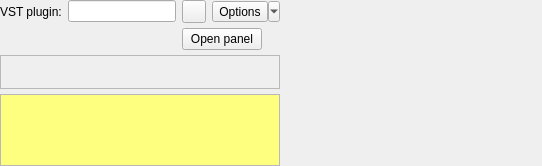
<?xml version="1.0" encoding="UTF-8"?>
<ui version="4.0">
 <class>VSTPluginFilterGUI</class>
 <widget class="QWidget" name="VSTPluginFilterGUI">
  <property name="geometry">
   <rect>
    <x>0</x>
    <y>0</y>
    <width>542</width>
    <height>166</height>
   </rect>
  </property>
  <property name="windowTitle">
   <string notr="true"/>
  </property>
  <layout class="QGridLayout" name="gridLayout_3" columnstretch="0,0,0,0,1">
   <property name="leftMargin">
    <number>0</number>
   </property>
   <property name="topMargin">
    <number>0</number>
   </property>
   <property name="rightMargin">
    <number>0</number>
   </property>
   <property name="bottomMargin">
    <number>0</number>
   </property>
   <property name="verticalSpacing">
    <number>5</number>
   </property>
   <item row="0" column="1">
    <widget class="ResizingLineEdit" name="pathLineEdit"/>
   </item>
   <item row="1" column="2" colspan="2">
    <widget class="QPushButton" name="openPanelButton">
     <property name="sizePolicy">
      <sizepolicy hsizetype="Fixed" vsizetype="Fixed">
       <horstretch>0</horstretch>
       <verstretch>0</verstretch>
      </sizepolicy>
     </property>
     <property name="text">
      <string>Open panel</string>
     </property>
    </widget>
   </item>
   <item row="0" column="0">
    <widget class="QLabel" name="label">
     <property name="sizePolicy">
      <sizepolicy hsizetype="Fixed" vsizetype="Preferred">
       <horstretch>0</horstretch>
       <verstretch>0</verstretch>
      </sizepolicy>
     </property>
     <property name="text">
      <string>VST plugin:</string>
     </property>
    </widget>
   </item>
   <item row="1" column="0" colspan="2">
    <widget class="QLabel" name="statusLabel">
     <property name="text">
      <string notr="true"/>
     </property>
    </widget>
   </item>
   <item row="0" column="4">
    <spacer name="horizontalSpacer">
     <property name="orientation">
      <enum>Qt::Horizontal</enum>
     </property>
     <property name="sizeHint" stdset="0">
      <size>
       <width>40</width>
       <height>20</height>
      </size>
     </property>
    </spacer>
   </item>
   <item row="0" column="3">
    <widget class="QToolButton" name="optionsButton">
     <property name="text">
      <string>Options</string>
     </property>
     <property name="popupMode">
      <enum>QToolButton::MenuButtonPopup</enum>
     </property>
     <property name="toolButtonStyle">
      <enum>Qt::ToolButtonTextOnly</enum>
     </property>
    </widget>
   </item>
   <item row="0" column="2">
    <widget class="QToolButton" name="selectButton">
     <property name="text">
      <string notr="true"/>
     </property>
     <property name="icon">
      <iconset resource="../Editor.qrc">
       <normaloff>:/icons/document-open.ico</normaloff>:/icons/document-open.ico</iconset>
     </property>
    </widget>
   </item>
   <item row="2" column="0" colspan="4">
    <widget class="QFrame" name="frame">
     <property name="frameShape">
      <enum>QFrame::StyledPanel</enum>
     </property>
     <property name="frameShadow">
      <enum>QFrame::Raised</enum>
     </property>
    </widget>
   </item>
   <item row="3" column="0" colspan="4">
    <widget class="QPlainTextEdit" name="warningTextEdit">
     <property name="sizePolicy">
      <sizepolicy hsizetype="Expanding" vsizetype="Preferred">
       <horstretch>0</horstretch>
       <verstretch>0</verstretch>
      </sizepolicy>
     </property>
     <property name="palette">
      <palette>
       <active>
        <colorrole role="Base">
         <brush brushstyle="SolidPattern">
          <color alpha="255">
           <red>255</red>
           <green>255</green>
           <blue>127</blue>
          </color>
         </brush>
        </colorrole>
       </active>
       <inactive>
        <colorrole role="Base">
         <brush brushstyle="SolidPattern">
          <color alpha="255">
           <red>255</red>
           <green>255</green>
           <blue>127</blue>
          </color>
         </brush>
        </colorrole>
       </inactive>
       <disabled>
        <colorrole role="Base">
         <brush brushstyle="SolidPattern">
          <color alpha="255">
           <red>240</red>
           <green>240</green>
           <blue>240</blue>
          </color>
         </brush>
        </colorrole>
       </disabled>
      </palette>
     </property>
     <property name="sizeAdjustPolicy">
      <enum>QAbstractScrollArea::AdjustToContents</enum>
     </property>
    </widget>
   </item>
  </layout>
  <action name="embedAction">
   <property name="checkable">
    <bool>true</bool>
   </property>
   <property name="text">
    <string>Embed</string>
   </property>
  </action>
 </widget>
 <customwidgets>
  <customwidget>
   <class>ResizingLineEdit</class>
   <extends>QLineEdit</extends>
   <header>Editor/widgets/ResizingLineEdit.h</header>
  </customwidget>
 </customwidgets>
 <resources>
  <include location="../Editor.qrc"/>
 </resources>
 <connections>
  <connection>
   <sender>optionsButton</sender>
   <signal>clicked()</signal>
   <receiver>optionsButton</receiver>
   <slot>showMenu()</slot>
   <hints>
    <hint type="sourcelabel">
     <x>288</x>
     <y>12</y>
    </hint>
    <hint type="destinationlabel">
     <x>288</x>
     <y>12</y>
    </hint>
   </hints>
  </connection>
 </connections>
</ui>
